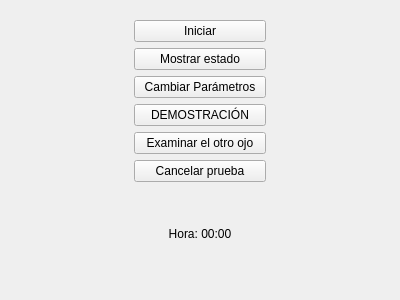
<?xml version="1.0" encoding="UTF-8"?>
<ui version="4.0">
 <class>test</class>
 <widget class="QWidget" name="test">
  <property name="geometry">
   <rect>
    <x>0</x>
    <y>0</y>
    <width>400</width>
    <height>300</height>
   </rect>
  </property>
  <property name="windowTitle">
   <string>Form</string>
  </property>
  <layout class="QHBoxLayout" name="horizontalLayout_2">
   <item>
    <layout class="QHBoxLayout" name="layout_eye_2"/>
   </item>
   <item>
    <layout class="QVBoxLayout" name="layout_graph"/>
   </item>
   <item>
    <widget class="QFrame" name="verticalFrame">
     <property name="maximumSize">
      <size>
       <width>150</width>
       <height>16777215</height>
      </size>
     </property>
     <layout class="QVBoxLayout" name="verticalLayout">
      <item>
       <widget class="QPushButton" name="btn_play_pause">
        <property name="maximumSize">
         <size>
          <width>150</width>
          <height>16777215</height>
         </size>
        </property>
        <property name="text">
         <string>Iniciar</string>
        </property>
       </widget>
      </item>
      <item>
       <widget class="QPushButton" name="btn_state">
        <property name="maximumSize">
         <size>
          <width>150</width>
          <height>16777215</height>
         </size>
        </property>
        <property name="text">
         <string>Mostrar estado</string>
        </property>
       </widget>
      </item>
      <item>
       <widget class="QPushButton" name="btn_param">
        <property name="maximumSize">
         <size>
          <width>150</width>
          <height>16777215</height>
         </size>
        </property>
        <property name="text">
         <string>Cambiar Parámetros</string>
        </property>
       </widget>
      </item>
      <item>
       <widget class="QPushButton" name="btn_demo">
        <property name="maximumSize">
         <size>
          <width>150</width>
          <height>16777215</height>
         </size>
        </property>
        <property name="text">
         <string>DEMOSTRACIÓN</string>
        </property>
       </widget>
      </item>
      <item>
       <widget class="QPushButton" name="btn_change_eye">
        <property name="maximumSize">
         <size>
          <width>150</width>
          <height>16777215</height>
         </size>
        </property>
        <property name="text">
         <string>Examinar el otro ojo</string>
        </property>
       </widget>
      </item>
      <item>
       <widget class="QPushButton" name="btn_cancel">
        <property name="text">
         <string>Cancelar prueba</string>
        </property>
       </widget>
      </item>
      <item>
       <widget class="QLabel" name="lbl_time">
        <property name="text">
         <string>Hora: 00:00</string>
        </property>
        <property name="alignment">
         <set>Qt::AlignCenter</set>
        </property>
       </widget>
      </item>
     </layout>
    </widget>
   </item>
  </layout>
 </widget>
 <resources/>
 <connections/>
</ui>
